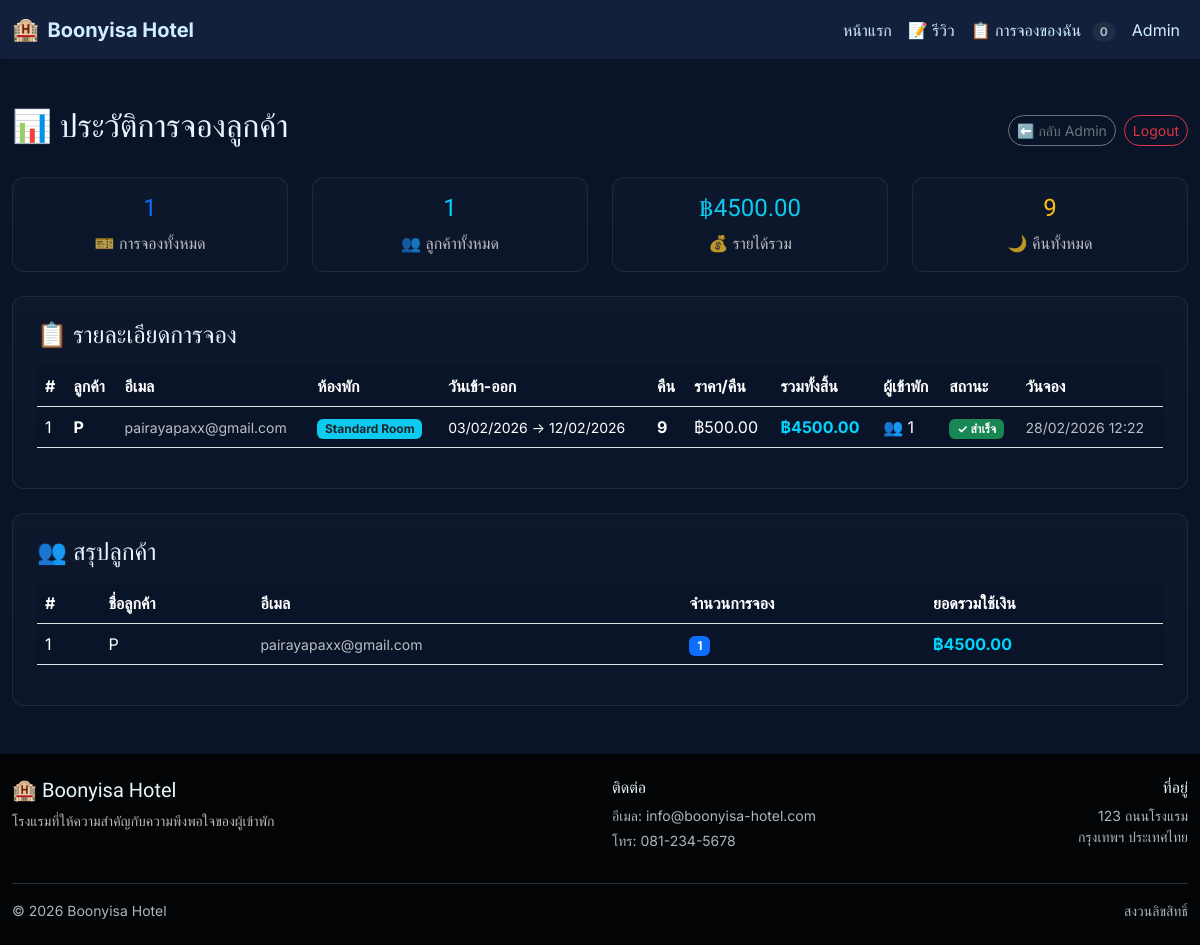
The page /admin/bookings (signed in) on the database as committed earlier.
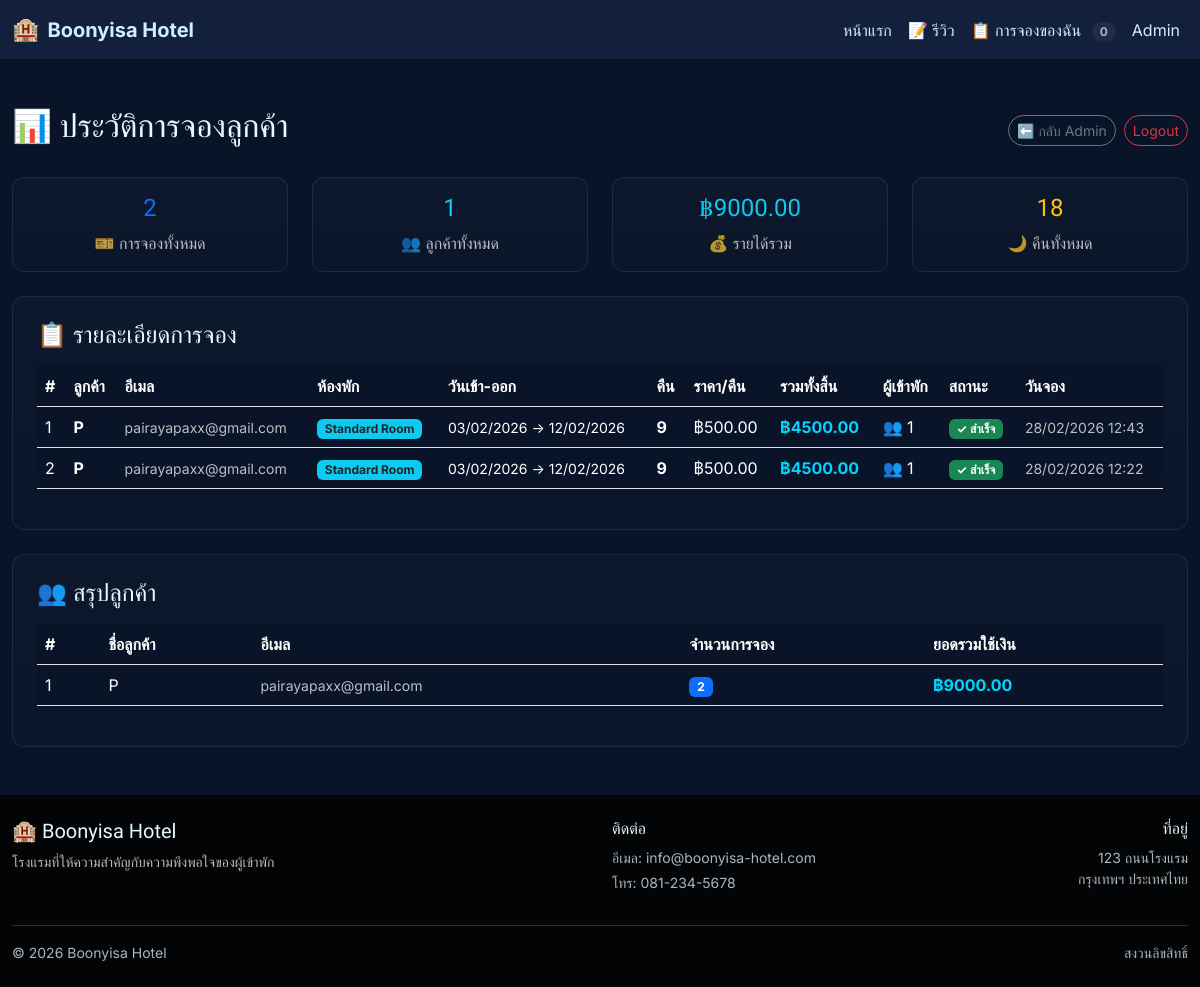
The same page on the database as committed later.
### app.py (models this page shows)
class Booking(db.Model):
    id = db.Column(db.Integer, primary_key=True)
    customer_name = db.Column(db.String(200), nullable=False)
    customer_email = db.Column(db.String(200), nullable=False)
    room_id = db.Column(db.Integer, db.ForeignKey('room.id'), nullable=False)
    room_name = db.Column(db.String(200), nullable=False)
    room_type = db.Column(db.String(100))
    check_in = db.Column(db.String(20), nullable=False)
    check_out = db.Column(db.String(20), nullable=False)
    guests = db.Column(db.Integer, nullable=False)
    price_per_night = db.Column(db.Float, nullable=False)
    nights = db.Column(db.Integer, nullable=False)
    total_price = db.Column(db.Float, nullable=False)
    status = db.Column(db.String(50), default='completed')  # completed, cancelled, pending
    created_at = db.Column(db.DateTime, default=datetime.now)
    updated_at = db.Column(db.DateTime, default=datetime.now, onupdate=datetime.now)

### app.py (the view)
@app.route('/admin/bookings')
def admin_bookings():
    if not session.get('admin'):
        return redirect(url_for('login'))
    all_bookings = Booking.query.order_by(Booking.created_at.desc()).all()
    customer_summary = {}
    for booking in all_bookings:
        email = booking.customer_email
        if email not in customer_summary:
            customer_summary[email] = {
                'name': booking.customer_name,
                'email': email,
                'count': 0,
                'total_spent': 0
            }
        customer_summary[email]['count'] += 1
        customer_summary[email]['total_spent'] += booking.total_price
    return render_template('admin_bookings.html', bookings=all_bookings, customer_summary=customer_summary)

### app.py (called while the page is built)
def format_date(value, outfmt='%d/%m/%Y'):
    from datetime import datetime
    if not value:
        return ''
    for fmt in ('%Y-%m-%d', '%d/%m/%Y', '%d-%m-%Y'):
        try:
            d = datetime.strptime(value, fmt)
            return d.strftime(outfmt)
        except Exception:
            continue
    return value

### templates/admin_bookings.html (shortened to what the changed rows need)
{% extends 'base.html' %}
{% block content %}
<div class="container-fluid my-5">
  <div class="d-flex justify-content-between align-items-center mb-4">
    <h2>📊 ประวัติการจองลูกค้า</h2>
  </div>
  <div class="row mb-4">
    <div class="col-md-3">
      <div class="card p-3 text-center">
        <h4 class="text-primary">{{ bookings|length }}</h4>
        <p class="mb-0 text-muted">🎫 การจองทั้งหมด</p>
      </div>
    </div>
    <div class="col-md-3">
      <div class="card p-3 text-center">
        <h4 class="text-info">฿{{ '%.2f'|format(bookings|sum(attribute='total_price')) }}</h4>
        <p class="mb-0 text-muted">💰 รายได้รวม</p>
      </div>
    </div>
    <div class="col-md-3">
      <div class="card p-3 text-center">
        <h4 class="text-warning">{{ bookings|sum(attribute='nights') }}</h4>
        <p class="mb-0 text-muted">🌙 คืนทั้งหมด</p>
      </div>
    </div>
  </div>
  <div class="card p-4">
    <div class="table-responsive">
      <table class="table table-hover align-middle">
        <thead class="table-light">
          <tr>
            <th>#</th>
            <th>ลูกค้า</th>
            <th>อีเมล</th>
            <th>ห้องพัก</th>
            <th>วันเข้า-ออก</th>
            <th>คืน</th>
            <th>ราคา/คืน</th>
            <th>รวมทั้งสิ้น</th>
            <th>ผู้เข้าพัก</th>
            <th>สถานะ</th>
            <th>วันจอง</th>
          </tr>
        </thead>
        <tbody>
          {% for booking in bookings %}
          <tr>
            <td>{{ loop.index }}</td>
            <td>
              <strong>{{ booking.customer_name }}</strong>
            </td>
            <td>
              <small class="text-muted">{{ booking.customer_email }}</small>
            </td>
            <td>
              <span class="badge bg-info text-dark">{{ booking.room_name }}</span>
            </td>
            <td>
              <small>{{ booking.check_in|format_date }} → {{ booking.check_out|format_date }}</small>
            </td>
            <td>
              <strong>{{ booking.nights }}</strong>
            </td>
            <td>
              ฿{{ '%.2f'|format(booking.price_per_night) }}
            </td>
            <td>
              <strong class="text-success">฿{{ '%.2f'|format(booking.total_price) }}</strong>
            </td>
            <td>
              👥 {{ booking.guests }}
            </td>
            <td>
              {% if booking.status == 'completed' %}
                <span class="badge bg-success">✓ สำเร็จ</span>
              {% elif booking.status == 'pending' %}
                <span class="badge bg-warning text-dark">⏳ รอ</span>
              {% else %}
                <span class="badge bg-danger">✕ ยกเลิก</span>
              {% endif %}
            </td>
            <td>
              <small class="text-muted">{{ booking.created_at.strftime('%d/%m/%Y %H:%M') }}</small>
            </td>
          </tr>
          {% else %}
          <tr>
            <td colspan="11" class="text-center text-muted py-4">
              ยังไม่มีการจองในระบบ
            </td>
          </tr>
          {% endfor %}
        </tbody>
      </table>
    </div>
  </div>
  {% if customer_summary %}
  <div class="card p-4 mt-4">
    <div class="table-responsive">
      <table class="table table-hover align-middle">
        <thead class="table-light">
          <tr>
            <th>#</th>
            <th>ชื่อลูกค้า</th>
            <th>อีเมล</th>
            <th>จำนวนการจอง</th>
            <th>ยอดรวมใช้เงิน</th>
          </tr>
        </thead>
        <tbody>
          {% for email, customer in customer_summary.items() %}
          <tr>
            <td>{{ loop.index }}</td>
            <td>{{ customer.name }}</td>
            <td><small class="text-muted">{{ customer.email }}</small></td>
            <td>
              <span class="badge bg-primary">{{ customer.count }}</span>
            </td>
            <td>
              <strong class="text-success">฿{{ '%.2f'|format(customer.total_spent) }}</strong>
            </td>
          </tr>
          {% endfor %}
        </tbody>
      </table>
    </div>
  </div>
  {% endif %}
</div>
{% endblock %}

Rows that differ between the two databases and show on the page:
no longer on one of the page's lists (row unchanged): Booking: name "P", email "pairayapaxx@gmail.com", total_spent "4500.00"
added Booking: customer_name "P", customer_email "pairayapaxx@gmail.com", room_name "Standard Room", check_in "03/02/2026", check_out "12/02/2026", nights "9", price_per_night "500.00", total_price "4500.00", guests "1", status "✓ สำเร็จ", created_at "28/02/2026 12:43", name "P", email "pairayapaxx@gmail.com", count "2", total_spent "9000.00"
Other text that changed with them:
{{ bookings|length }}: "1" → "2"
{{ '%.2f'|format(bookings|sum(attribute='total_price')) }}: "4500.00" → "9000.00"
{{ bookings|sum(attribute='nights') }}: "9" → "18"
